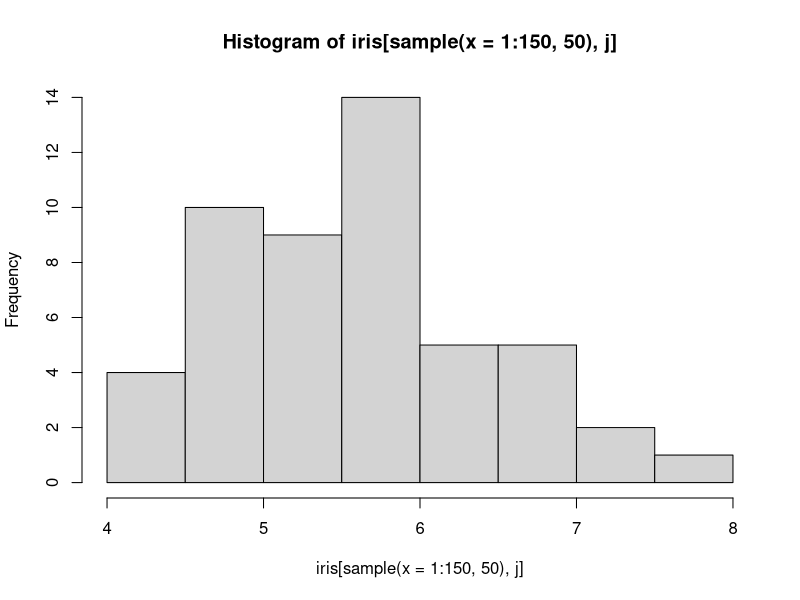
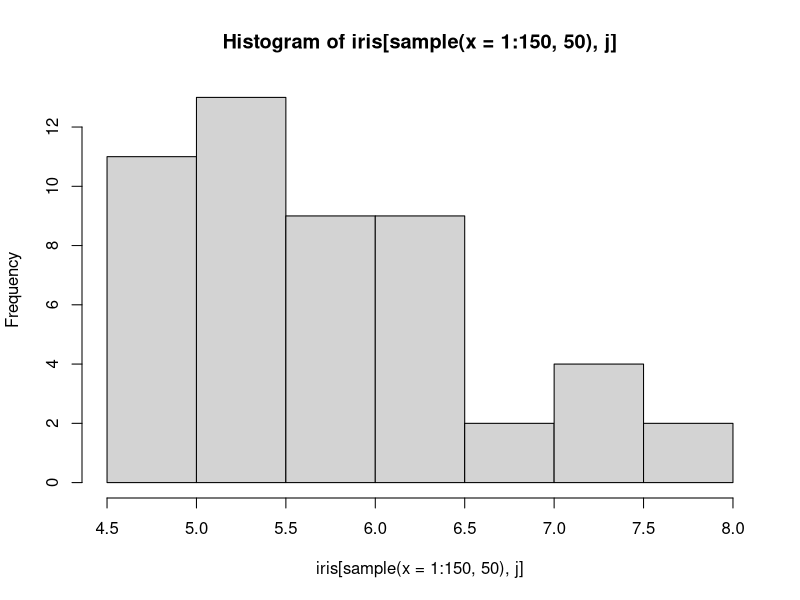
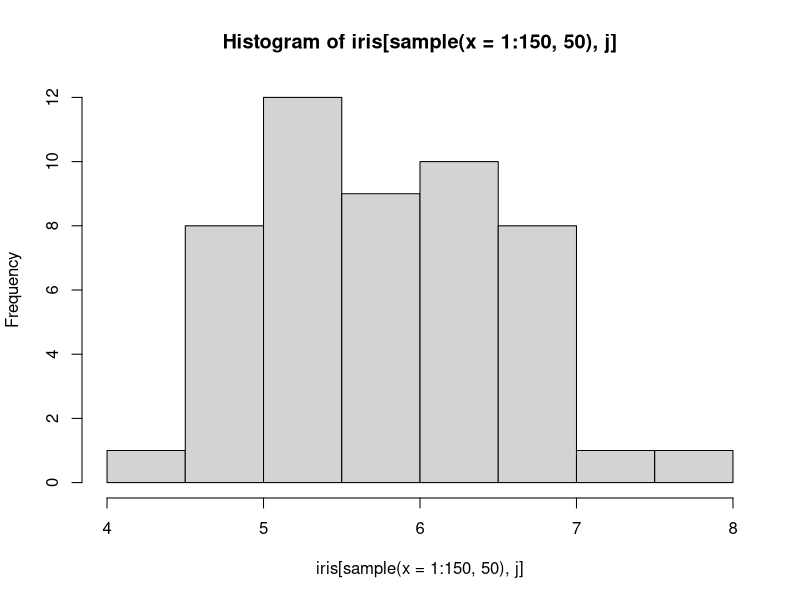
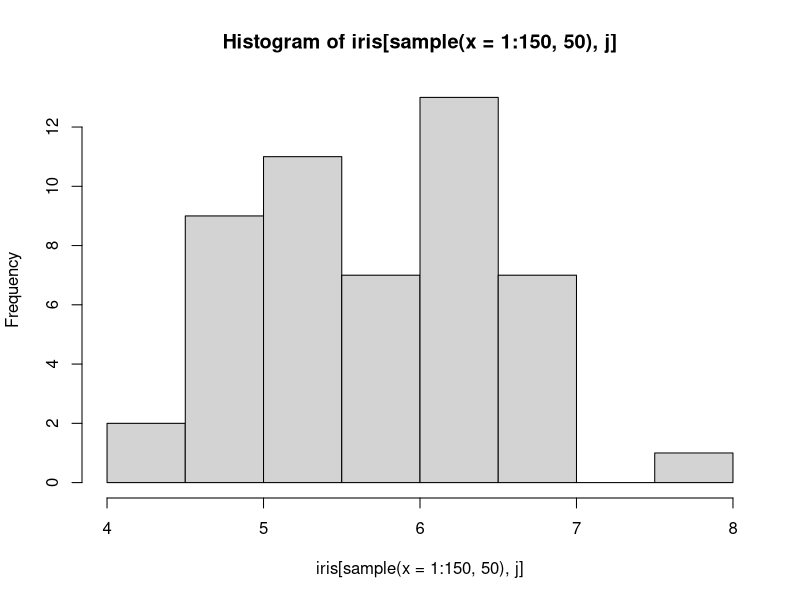
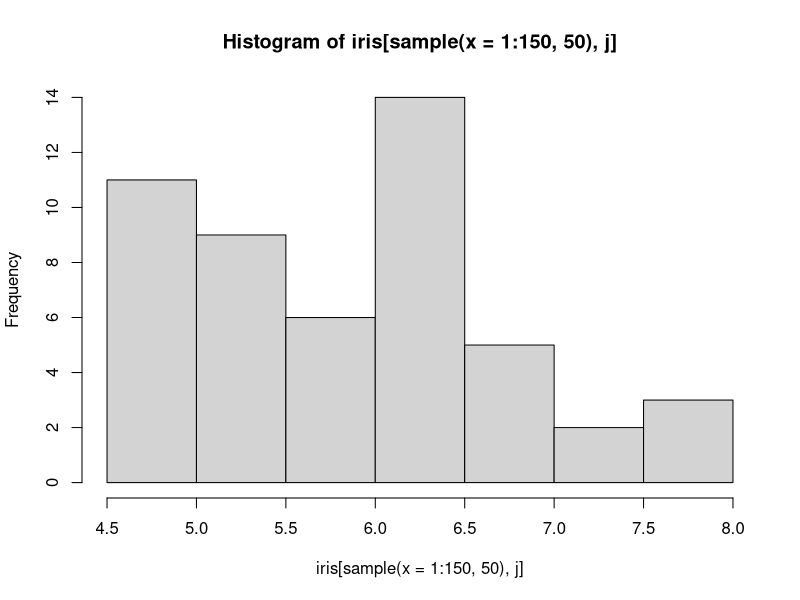
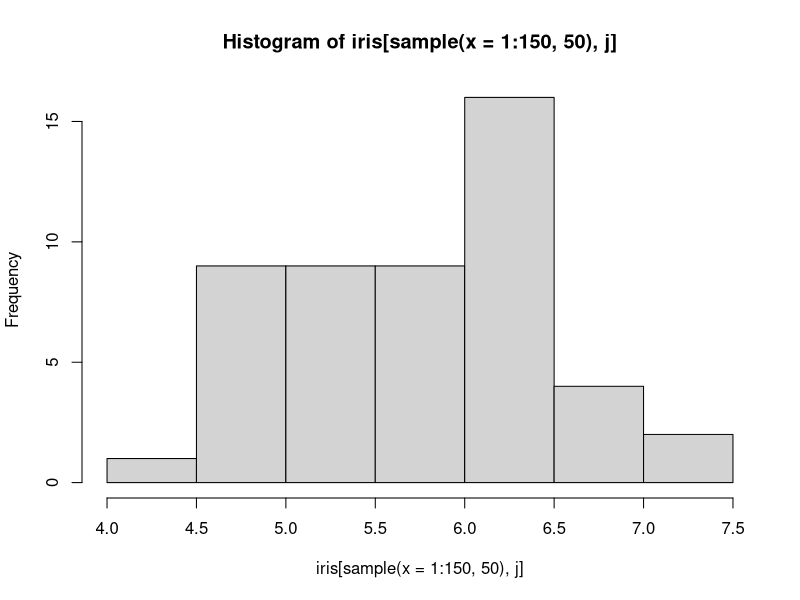
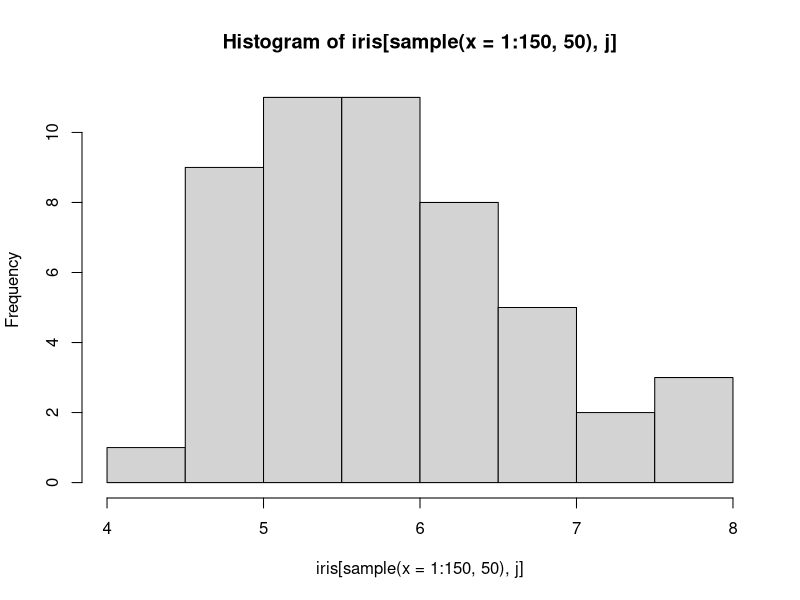
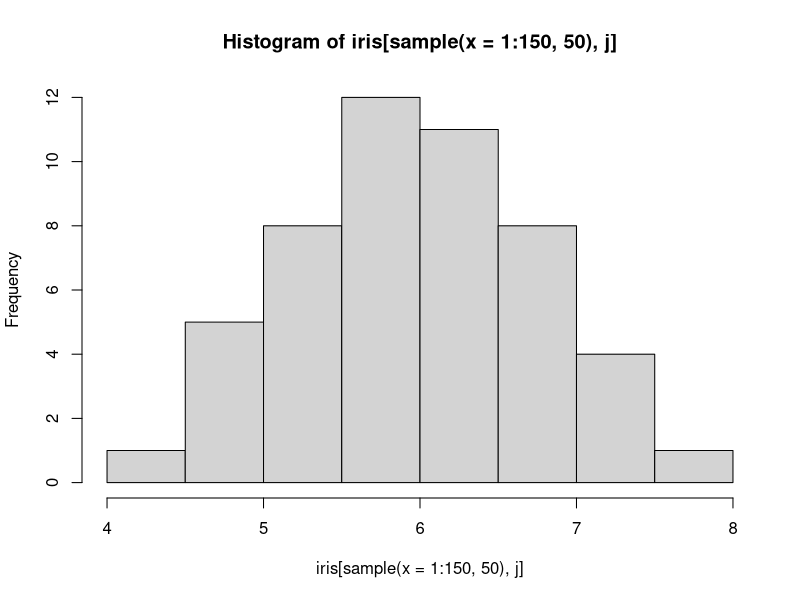

Write the R code that produced these figures, in order.
library(plyr)
#####################?H?????ͪ????ϸ???
a=list()
total=list()
for (j in 1:4){
  for (i in 1:30){
    his <- hist(iris[sample(x=1:150,50),j])
    his$counts <- his$counts/sum(his$counts)
    a[[i]] <- his
  }
  total[[j]] <- a
}
######################################?ۦP??????
a=list()
total=list()
for (j in 1:4){
  for (i in 1:30){
    his <- hist(iris[,1])
    his$counts <- his$counts/sum(his$counts)
    a[[i]] <- his
  }
  total[[j]] <- a
}

##################?e??????
par(mfrow=c(6,4),mai=c(0,0,0,0))
for (j in 1:4){
  for (i in 1:30){
    plot(total[[j]][[i]],main = "",xlab = "",ylab = "")
  }
}
his
length(total[[1]][[1]][[1]])

#########################?⥭?? for

mu=c()
for (j in 1:3){
  sum=0
  for (i in 1:1){
    for (b in 1:(length(total[[j]][[i]][[1]])-1)){
      a=total[[j]][[i]][[2]][b]*(total[[j]][[i]][[1]][b+1]+total[[j]][[i]][[1]][b])
    sum=a+sum
    }
  }
  mu=c(mu,sum/(2*i))
}
mu
########################?⥭??  ?V?q

mu=c()
for (j in 1:4){
  sum=0
  for (i in 1:30){
    b=length(total[[j]][[i]][[1]])-1
    a=total[[j]][[i]][[2]]*(total[[j]][[i]][[1]][2:(b+1)]+total[[j]][[i]][[1]][1:b])
    sum=sum+sum(a)
  }
  mu=c(mu,sum/(2*i))
}
mu

##################################mean parallel

hcalEX=function(var){
  p=length(var)
  calEX=function(x){
    b=length(x$count)
    a=x$count*(x$breaks[2:(b+1)]+x$breaks[1:b])
    sum(a)
  }
  n=length(var[[1]])
  mu=c()
  for (j in 1:p){
    m=sum(sapply(var[[j]],calEX))/(2*n)
    mu=c(mu,m)
  }
  mu
}
##################################var parallel
hcalvar=function(hisvar){
  p=length(hisvar)
  calEX2=function(x){
    b=length(x$count)
    parta=x$count*(x$breaks[1:b]^2  
                  +  x$breaks[1:b]*x[[1]][2:(b+1)]  
                  +  x$breaks[2:(b+1)]^2
                  )
    sum(parta)
  }
  n=length(hisvar[[1]])
  EX2=c()
  for (j in 1:p){
    m=sum(sapply(hisvar[[j]],calEX2))/(3*n)
    EX2=c(EX2,m)
  }
  EX2
  mu=hcalEX(hisvar)
  var=EX2-mu^2
  var
}

################################################ var for
EX2=c()
for (j in 1:1){
  sum=0
  for (i in 1:1){
    b=length(total[[j]][[i]][[1]])-1
    a=total[[j]][[i]][[2]]*(total[[j]][[i]][[1]][2:(b+1)]^2+
                              total[[j]][[i]][[1]][2:(b+1)]*total[[j]][[i]][[1]][1:b]+
                              total[[j]][[i]][[1]][1:b]^2)
    sum=sum+sum(a)
  }
  EX2=c(EX2,sum/(3*i))
}
EX2
var=EX2-mu^2
var
###############################################covrance

hcalcov=function(x){
  p=length(x)
  cov=matrix(0,ncol=p,nrow=p)
  for (i in 1:p){
    m1=laply(x[[i]],calEX)
    for (j in 1:p){
      m2=laply(x[[j]],calEX)
      cov[i,j]=sum(m1*m2)/(4*p)-sum(m1)*sum(m2)/(4*p^2)
    }
  }
  list(cov,eigen(cov))
}

